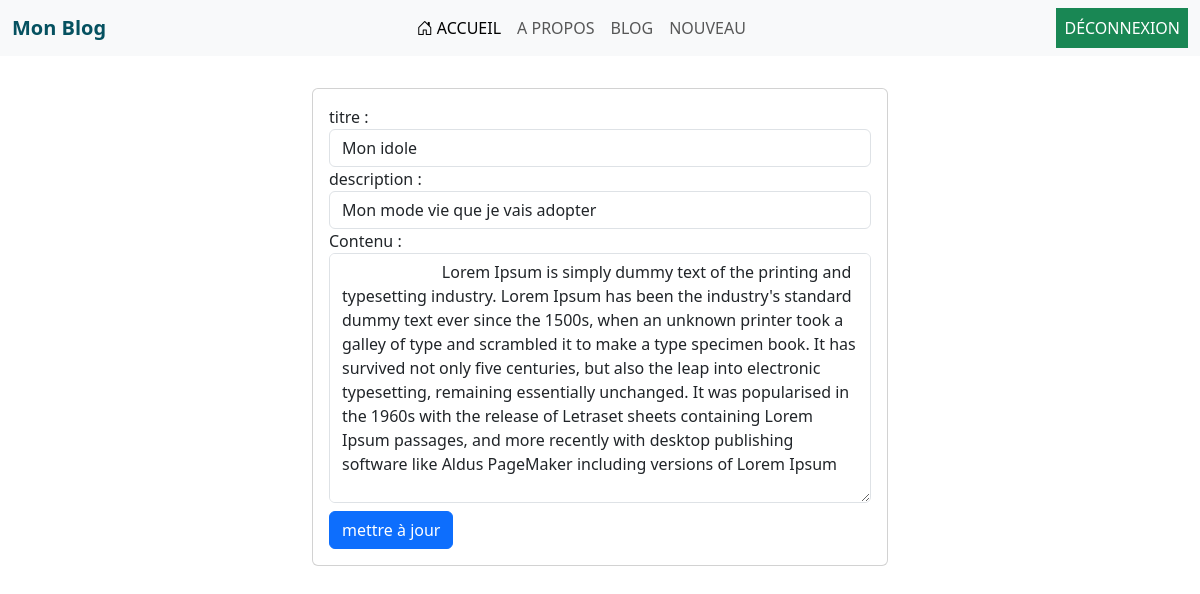
The page /update_artcle/edit/34/ (signed in) on the database its author committed.
### blog/models.py (models this page shows, shortened)
class Blog(models.Model):
    titre       = models.CharField(max_length=100)
    description = models.TextField()
    content     = models.TextField()
    auteur      = models.ForeignKey(User, on_delete=models.CASCADE)
    create_date = models.DateTimeField(auto_now_add=True)
    update_date = models.DateTimeField(auto_now=True)

### blog/views.py (the view, shortened to what this page needs)
@login_required(login_url="login")
def update_article(request, id):
    blogs = get_object_or_404(Blog, id=id)
    return render (request, "bloggers/update_article.html", {'blogs': blogs})

### templates/bloggers/update_article.html (shortened to what this page needs)
{% extends "bases.html" %}
{% block content %}
<div class="row mt-2">
    <div class="col-md-6 m-auto mt-2">
        <div class="card card-body">
            <form method="POST">
                <div class="form-group">
                    <label for="titre"> titre : </label>
                    <input type="text"  class="form-control" name="titre" value="{{blogs.titre}}" />
                </div>
                <div class="form-group">
                    <label for="description"> description : </label>
                    <input type="text" class="form-control" name="description" value="{{ blogs.description }}" />
                </div>
                <div class="form-group">
                    <label for="contenu">Contenu : </label>
                    <textarea class="form-control" id="contenu" style="height: 250px" name="contenu" required>
                        {{ blogs.content }}
                    </textarea>
                </div>
                <button class="btn btn-primary mt-2" type="submit">
                    mettre à jour
                </button>
            </form>
        </div>
    </div>
</div>
{% endblock %}

### rows shown on the page
Blog: titre "Mon idole", description "Mon mode vie que je vais adopter", contenu "Lorem Ipsum is simply dummy text of the printing and typesetting industry. Lorem Ipsum has been the industry's standard dummy text ever since the 1500s, when an unknown printer took a galley of type and scrambled it to make a type specimen book. It has survived not only five centuries, but also the leap into electronic typesetting, remaining essentially unchanged. It was popularised in the 1960s with the release of Letraset sheets containing Lorem Ipsum passages, and more recently with desktop publishing software like Aldus PageMaker including versions of Lorem Ipsum"
